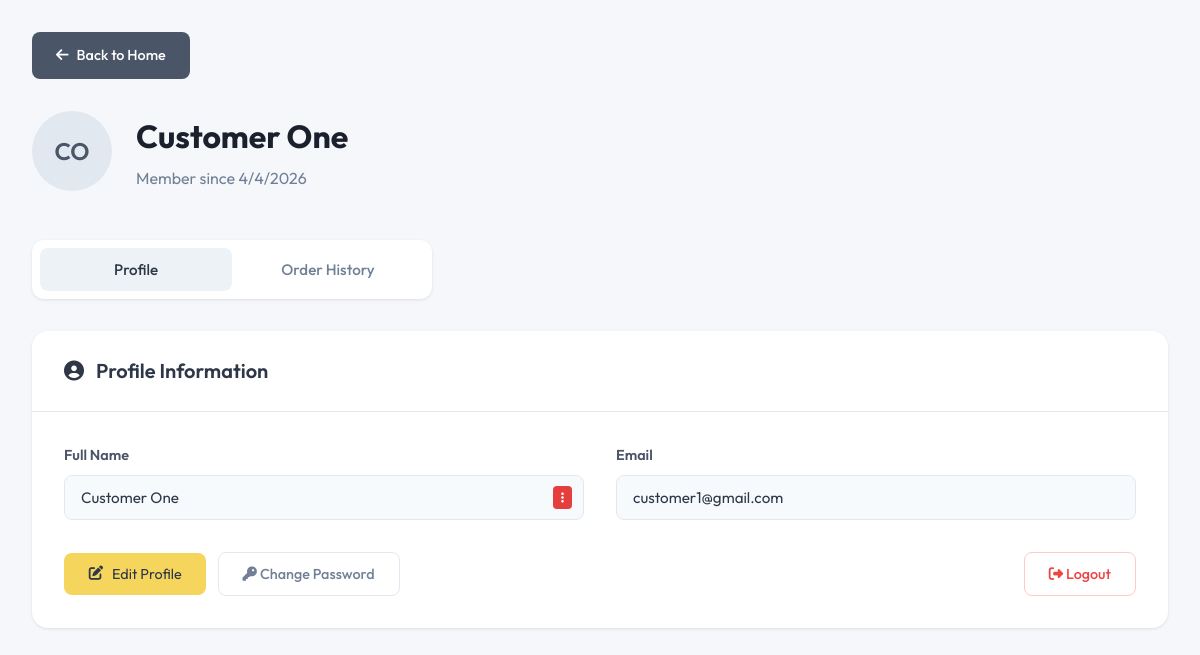
Page /User.php (signed in) on the committed database.
### tables this page shows
CREATE TABLE `users` (
  `user_id` int(11) NOT NULL,
  `user_role` varchar(25) NOT NULL,
  `first_name` varchar(45) DEFAULT NULL,
  `last_name` varchar(45) DEFAULT NULL,
  `email` varchar(45) DEFAULT NULL,
  `phone` varchar(45) DEFAULT NULL,
  `password` varchar(255) DEFAULT NULL,
  `profile_picture` varchar(255) DEFAULT NULL
);

### includes/security/auth.php (called while the page is built, shortened)
<?php
if (!function_exists('security_is_logged_in')) {
    function security_is_logged_in(): bool
    {
        return !empty($_SESSION['user_id']);
    }
}
if (!function_exists('security_bootstrap_authenticated_session')) {
    function security_bootstrap_authenticated_session(): void
    {
        static $checked = false;
        if ($checked) {
            return;
        }
        $checked = true;
    }
}
if (!function_exists('security_require_login')) {
    function security_require_login(string $redirect = 'Login.php'): int
    {
        return (int) $_SESSION['user_id'];
    }
}

### User.php (the view, shortened to what this page needs)
<?php
require_once 'includes/security/auth.php';
include_once('currency_handler.php');
$userId = security_require_login('Login.php');
$stmt = $conn->prepare("SELECT user_id, user_role, first_name, last_name, email, password, profile_picture FROM users WHERE user_id = ?");
$stmt->bind_param("i", $userId);
$stmt->execute();
$userResult = $stmt->get_result()->fetch_assoc();
$fullName = trim($userResult['first_name'] . ' ' . $userResult['last_name']);
function getUserInitials($firstName, $lastName) {
    $firstInitial = !empty($firstName) ? strtoupper($firstName[0]) : '';
    $lastInitial = !empty($lastName) ? strtoupper($lastName[0]) : '';
    return $firstInitial . $lastInitial;
}
$userInitials = getUserInitials($userResult['first_name'], $userResult['last_name']);
?>
<!DOCTYPE html>
<html lang="en">
<head>
  <link rel="stylesheet" href="styles/users.css">
  <link rel="stylesheet" href="https://cdnjs.cloudflare.com/ajax/libs/font-awesome/6.5.1/css/all.min.css">
</head>
<body>
  <div class="container">
    <div class="back-nav">
      <a href="index.php" class="back-btn">
        <span class="back-arrow"><i class="fas fa-arrow-left"></i></span>
        Back to Home
      </a>
    </div>
    <div class="user-profile-header">
      <?php if (!empty($userResult['profile_picture'])): ?>
        <img src="uploads/profile_pictures/<?= htmlspecialchars($userResult['profile_picture']) ?>" alt="Profile" class="avatar-large">
      <?php else: ?>
        <div class="avatar-large"><?= $userInitials ?></div>
      <?php endif; ?>
      <div class="user-details">
        <h1><?= htmlspecialchars($fullName) ?></h1>
        <p class="member-since">Member since <?= date('n/j/Y') ?></p>
      </div>
    </div>
    <div class="tab-navigation">
      <button class="tab-btn active" onclick="showTab('profile')">Profile</button>
      <button class="tab-btn" onclick="showTab('orders')">Order History</button>
    </div>
    <div id="profile" class="tab-content active">
      <div class="profile-section">
        <div class="section-header">
          <h2>
            <i class="fas fa-user-circle"></i>
            Profile Information
          </h2>
        </div>
        <div class="profile-form">
          <div class="form-row">
            <div class="form-group">
              <label for="full_name">Full Name</label>
              <div class="input-container">
                <input id="full_name" type="text" value="<?= htmlspecialchars($fullName) ?>" readonly>
                <button class="field-menu-btn"><i class="fas fa-ellipsis-v"></i></button>
              </div>
            </div>
            <div class="form-group">
              <label for="email">Email</label>
              <input id="email" type="email" value="<?= htmlspecialchars($userResult['email']) ?>" readonly>
            </div>
          </div>
          <div class="form-actions">
            <div class="action-group">
              <button class="edit-profile-btn" onclick="openModal()">
                <i class="fas fa-edit btn-icon"></i>
                Edit Profile
              </button>
              <button class="logout-btn" onclick="openChangePasswordModal()">
                <i class="fas fa-key"></i> Change Password
              </button>
            </div>
            <div class="action-group">
              <form method="POST" style="display: inline;">
                <button type="submit" name="logout" value="1" class="logout-btn" style="background: #ffffff; color: #ef4444; border: 1px solid #fecaca;"
                        onclick="return confirm('Are you sure you want to logout?');">
                  <i class="fas fa-sign-out-alt"></i> Logout
                </button>
              </form>
            </div>
          </div>
        </div>
      </div>
    </div>
  </div>
</body>
</html>

### styles/users.css (style rules this page uses)
* { box-sizing: border-box; margin: 0; padding: 0; }
body { font-family: -apple-system, BlinkMacSystemFont, "Segoe UI", Roboto, "Helvetica Neue", Arial, sans-serif; background: #f5f7fa; color: #2d3748; line-height: 1.6; }
.container { max-width: 1200px; margin: 0 auto; padding: 2rem; }
.back-nav { margin-bottom: 2rem; }
.back-btn { display: inline-flex; align-items: center; gap: 0.5rem; background: #4a5568; color: white; text-decoration: none; padding: 0.75rem 1.5rem; border-radius: 0.5rem; font-size: 0.9rem; font-weight: 500; transition: all 0.2s ease; }
.user-profile-header { display: flex; align-items: center; gap: 1.5rem; margin-bottom: 3rem; }
.avatar-large { width: 80px; height: 80px; border-radius: 50%; background: #e2e8f0; display: flex; align-items: center; justify-content: center; font-size: 1.5rem; font-weight: 600; color: #4a5568; }
.user-details h1 { font-size: 2rem; font-weight: 700; color: #1a202c; margin-bottom: 0.25rem; }
.member-since { color: #718096; font-size: 1rem; }
.tab-navigation { display: flex; background: white; border-radius: 0.75rem; padding: 0.5rem; margin-bottom: 2rem; box-shadow: 0 1px 3px rgba(0, 0, 0, 0.1); max-width: 400px; }
.tab-btn { flex: 1; padding: 0.75rem 1.5rem; background: transparent; border: none; border-radius: 0.5rem; font-size: 0.95rem; font-weight: 500; color: #718096; cursor: pointer; transition: all 0.2s ease; }
.tab-btn.active { background: #edf2f7; color: #2d3748; }
.tab-content { display: none; }
.tab-content.active { display: block; animation: fadeIn 0.3s ease; }
.profile-section { background: white; border-radius: 1rem; box-shadow: 0 1px 3px rgba(0, 0, 0, 0.1); overflow: hidden; }
.section-header { padding: 1.5rem 2rem; border-bottom: 1px solid #e2e8f0; }
.section-header h2 { display: flex; align-items: center; gap: 0.75rem; font-size: 1.25rem; font-weight: 600; color: #2d3748; }
.profile-form { padding: 2rem; }
.form-row { display: grid; grid-template-columns: 1fr 1fr; gap: 2rem; margin-bottom: 1.5rem; }
.form-group { display: flex; flex-direction: column; }
.form-group label { font-size: 0.9rem; font-weight: 600; color: #4a5568; margin-bottom: 0.5rem; }
.input-container { position: relative; display: flex; align-items: center; }
.form-group input { width: 100%; padding: 0.75rem 1rem; border: 1px solid #e2e8f0; border-radius: 0.5rem; font-size: 0.95rem; background: #f7fafc; color: #2d3748; transition: all 0.2s ease; }
.field-menu-btn { position: absolute; right: 0.75rem; background: #e53e3e; color: white; border: none; border-radius: 0.25rem; padding: 0.25rem 0.5rem; font-size: 0.75rem; cursor: pointer; }
.form-actions { display: flex; justify-content: space-between; align-items: center; margin-top: 2rem; }
.edit-profile-btn { display: flex; align-items: center; gap: 0.5rem; background: #f6d55c; color: #2d3748; border: none; padding: 0.75rem 1.5rem; border-radius: 0.5rem; font-size: 0.9rem; cursor: pointer; transition: all 0.2s ease; }
.logout-btn { background: transparent; border: 1px solid #e2e8f0; color: #718096; padding: 0.75rem 1.5rem; border-radius: 0.5rem; font-size: 0.9rem; font-weight: 500; cursor: pointer; transition: all 0.2s ease; }
.btn-icon { width: 16px; height: 16px; }

### User.php (style rules this page uses)
* { font-family: 'Outfit', sans-serif; }
.form-actions { display: flex; justify-content: space-between; align-items: center; gap: 12px; flex-wrap: wrap; }
.form-actions .action-group { display: flex; gap: 12px; align-items: center; }

### rows in the picture
users: userInitials "CO", fullName "Customer One", first_name+last_name "Customer One", email "customer1@gmail.com"
